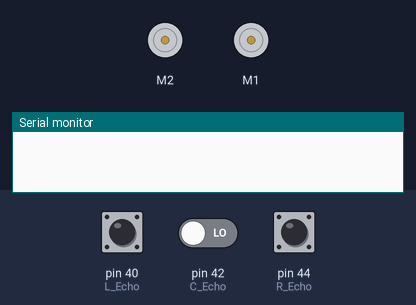
The sketch below on a simulated Arduino Mega 2560, built with avr-gcc and run on an emulated ATmega2560. Shown: 2 × DC motor (green arrow = forward, orange = backward, longer = faster), the last lines printed to the serial monitor. The inputs (shaded band) are chosen by the test bench; at power-on: pin 40 (L_Echo) LOW, pin 44 (R_Echo) LOW, pin 42 (C_Echo) LOW.

Above: at 1.2 s.
1.3 s: pin 40 (L_Echo) pulsed HIGH 2 times (0.12 s each, 0.3 s apart)
At 3.0 s:
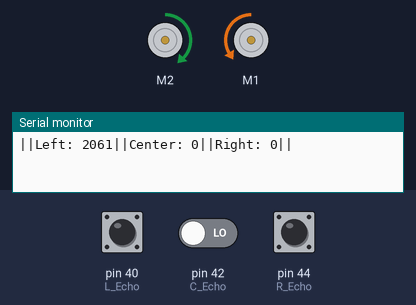
At 4.6 s:
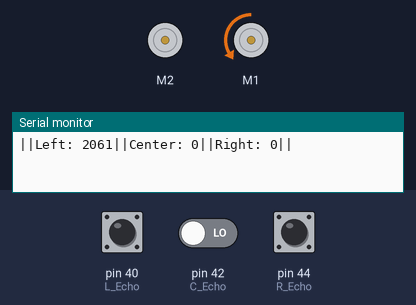
4.9 s: pin 44 (R_Echo) pulsed HIGH 5 times (0.12 s each, 0.3 s apart)
At 7.6 s:
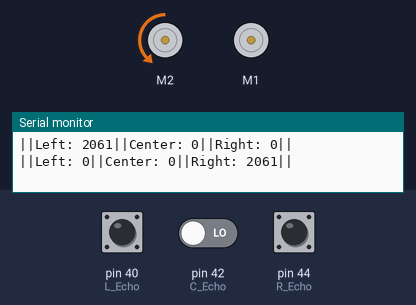
Timing chart, 0 to 13.8 s (numbered marks = the images above; inputs shaded):
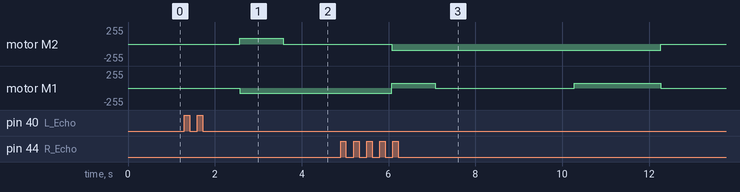

Measured:
- after the input at 1.3 s, motor M2: stopped → forward 90/255 after 1.3 s, → stopped 1.0 s later; motor M1: stopped → backward 75/255 after 1.3 s

The sketch:

Test3.ino
```cpp
#include <AFMotor.h>

AF_DCMotor RMotor(2, MOTOR12_64KHZ); //Create Motor #1, 64KHz pwm
AF_DCMotor LMotor(1, MOTOR12_64KHZ); //Create Motor #1, 64KHz pwm

int LS = 90;
int RS = 75;


#define C_Trig 32 //Center
#define C_Echo 42

#define L_Trig 30 //Left
#define L_Echo 40

#define R_Trig 34 //Right
#define R_Echo 44

int maximumRange = 30
; // Maximum range needed
int minimumRange = 0; // Minimum range needed
int t = 1000;
int T = 2000;

//int Front = 30;
//int Sides = 15;

/*bool stateL;
bool stateC;
bool stateR;*/

long CDuration, CDistance;
long LDuration, LDistance;
long RDuration, RDistance;


void setup() {

  Serial.begin(9600);

  pinMode(C_Trig,OUTPUT);
  pinMode(C_Echo,INPUT);

  pinMode(L_Trig,OUTPUT);
  pinMode(L_Echo,INPUT);

  pinMode(R_Trig,OUTPUT);
  pinMode(R_Echo,INPUT);

  RMotor.setSpeed(LS);
  LMotor.setSpeed(RS);
}
/*
bool TrigEcho(int trig,int echo){
  digitalWrite(trig,LOW);
  delayMicroseconds(2);

    digitalWrite(trig, HIGH);
    delayMicroseconds(10);
    digitalWrite(trig, LOW);

  long duration = pulseIn(echo,HIGH);
  if (duration/29/2 > Max) {
      return true;
      }
    else {
      return false;
      }
  }*/
void loop() {
  //Center Pulse Read
  digitalWrite(C_Trig, LOW);
  delayMicroseconds(2);
  digitalWrite(C_Trig, HIGH);
  delayMicroseconds(25);
  CDuration = pulseIn(C_Echo, HIGH);

//Left Pulse Read
  digitalWrite(L_Trig, LOW);
  delayMicroseconds(2);
  digitalWrite(L_Trig, HIGH);
  delayMicroseconds(25);
  LDuration = pulseIn(L_Echo, HIGH);

//Right Pulse Read
  digitalWrite(R_Trig, LOW);
  delayMicroseconds(2);
  digitalWrite(R_Trig, HIGH);
  delayMicroseconds(25);
  RDuration = pulseIn(R_Echo, HIGH);

  CDistance = CDuration / 58.2;
  LDistance = LDuration / 58.2;
  RDistance = RDuration / 58.2;

  Serial.print("||");
  Serial.print("Left: ");
  Serial.print(LDistance);
  Serial.print("||");
  Serial.print("Center: ");
  Serial.print(CDistance);
  Serial.print("||");
  Serial.print("Right: ");
  Serial.print(RDistance);
  Serial.print("||");
  Serial.print("\n\n");
  delay(150);

/*if(CDistance < Front){
  RMotor.setSpeed(0);
  LMotor.setSpeed(0);
  delay(1000);

  if(LDistance > Sides){
    Left();
    delay(1000);
    }
  else if(RDistance > Sides){
    Right();
    delay(1000);
    }
  }else{
    Forward();
    delay(50);
    }*/

if (LDistance >= maximumRange && CDistance >= maximumRange && RDistance >= maximumRange) {
      /*left right front free*/
      LMotor.run(RELEASE);
      RMotor.run(RELEASE);
    }
    else {

      if (LDistance >= maximumRange) {
        /*LEFT FREE*/

        RMotor.run(FORWARD);
        LMotor.run(BACKWARD);
        delay(t);
        RMotor.run(RELEASE);
      }
      else {
        if (CDistance >= maximumRange) {
          /*LEFT SHIT FRONT FREE*/

          LMotor.run(FORWARD);
          RMotor.run(FORWARD);
          delay(t);
          LMotor.run(RELEASE);
          RMotor.run(RELEASE);
        }
        else {

          if (RDistance >= maximumRange) {
            /*LEFT,FRONT SHIT RIGHT FREE*/

            LMotor.run(FORWARD);
            RMotor.run(BACKWARD);
            delay(t);
            LMotor.run(RELEASE);
          }
          else {
            /*LEFT,FRONT,RIGHT SHIT*/

            LMotor.run(FORWARD);
            RMotor.run(BACKWARD);
            delay(T);
            LMotor.run(RELEASE);
            RMotor.run(RELEASE);
          }
        }
      }
      delay(50);
    }
  }


/*  stateL = TrigEcho(L_Trig,L_Echo);
  stateC = TrigEcho(C_Trig,C_Echo);
  stateR = TrigEcho(R_Trig,R_Echo);*/


void Left(){
  LMotor.run(BACKWARD);
  LMotor.setSpeed(LS);

  RMotor.run(FORWARD);
  RMotor.setSpeed(RS);

  delay(t);

  LMotor.run(BRAKE);
  LMotor.setSpeed(0);

  RMotor.run(BRAKE);
  RMotor.setSpeed(0);

  }

void Right(){
  //left is right right is left

  LMotor.run(FORWARD);
  LMotor.setSpeed(LS);

  RMotor.run(BACKWARD);
  RMotor.setSpeed(RS);

  delay(t);

  LMotor.run(BRAKE);
  LMotor.setSpeed(0);

  RMotor.run(BRAKE);
  RMotor.setSpeed(0);

  }

void Forward(){
  RMotor.run(FORWARD);
  RMotor.setSpeed(RS);

  LMotor.run(FORWARD);
  LMotor.setSpeed(LS);
  }
```
